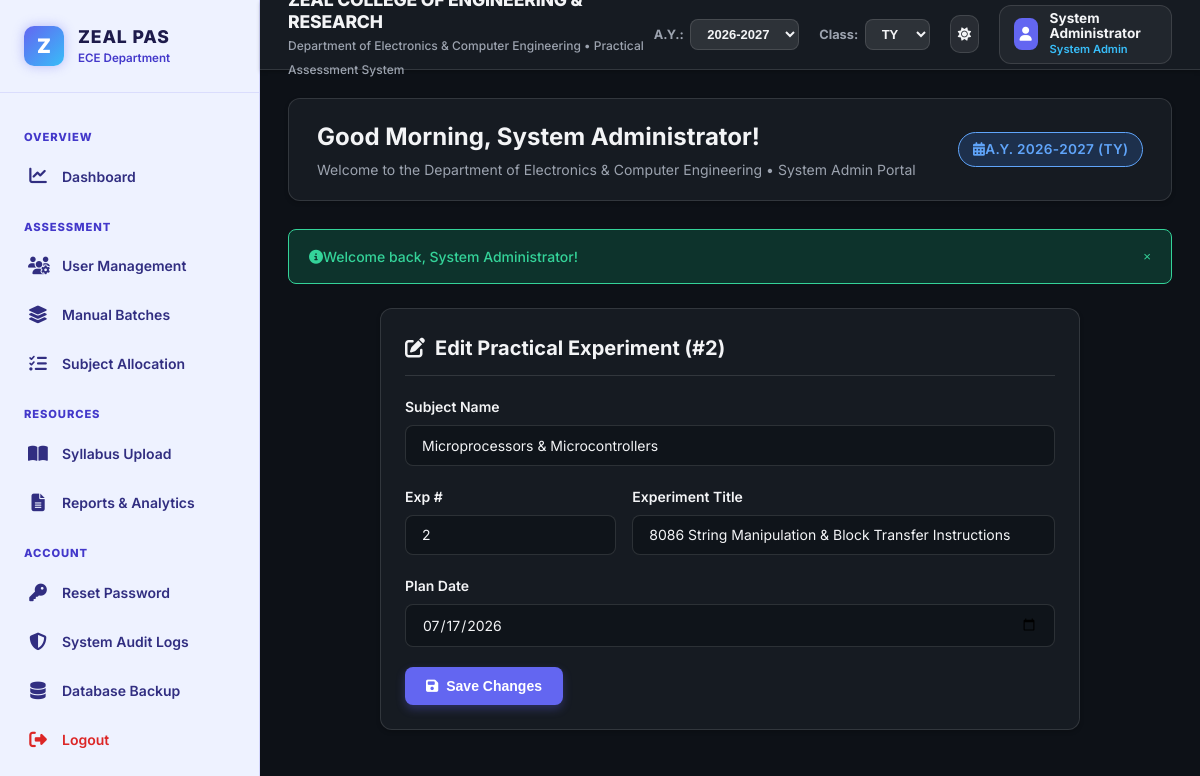
The page /modules/practical_management/edit_practical.php?id=2 (signed in) on the database its author committed.
### tables this page shows
CREATE TABLE `practicals` (
  `id` INT AUTO_INCREMENT PRIMARY KEY,
  `subject_name` VARCHAR(100) NOT NULL,
  `exp_no` INT NOT NULL,
  `title` VARCHAR(255) NOT NULL,
  `class` ENUM('FY', 'SY', 'TY', 'BY') NOT NULL DEFAULT 'TY',
  `division` VARCHAR(10) NOT NULL,
  `batch_id` INT NOT NULL,
  `faculty_id` INT NOT NULL,
  `scheduled_date` DATE NOT NULL,  
  `academic_year` VARCHAR(20) NOT NULL DEFAULT '2026-2027',
  `created_at` TIMESTAMP DEFAULT CURRENT_TIMESTAMP,
  CONSTRAINT `fk_pract_batch` FOREIGN KEY (`batch_id`) REFERENCES `batches` (`id`) ON DELETE CASCADE,
  CONSTRAINT `fk_pract_faculty` FOREIGN KEY (`faculty_id`) REFERENCES `users` (`id`) ON DELETE CASCADE,
  INDEX `idx_exp_subj` (`subject_name`, `exp_no`)
);

### config/database.php (called while the page is built, shortened)
<?php
function execute_prepared($conn, $sql, $types = "", $params = []) {
    $stmt = mysqli_prepare($conn, $sql);
    if (!empty($types) && !empty($params)) {
        mysqli_stmt_bind_param($stmt, $types, ...$params);
    }
    if (mysqli_stmt_execute($stmt)) {
        return $stmt;
    } else {
        error_log("Execute failed: " . mysqli_stmt_error($stmt));
        mysqli_stmt_close($stmt);
        return false;
    }
}
?>

### includes/functions.php (called while the page is built, shortened)
<?php
require_once __DIR__ . '/../config/database.php';
function sanitize($data) {
    return htmlspecialchars(trim($data ?? ''), ENT_QUOTES, 'UTF-8');
}
?>

### modules/practical_management/edit_practical.php (the view, shortened to what this page needs)
<?php
require_once __DIR__ . '/../../includes/header.php';
$edit_id = intval($_GET['id'] ?? 0);
$sql = "SELECT * FROM practicals WHERE id = ?";
$stmt = execute_prepared($conn, $sql, "i", [$edit_id]);
$target_pract = null;
if ($stmt) {
    $res = mysqli_stmt_get_result($stmt);
    $target_pract = mysqli_fetch_assoc($res);
}
?>
<div class="card" style="max-width: 700px; margin: 0 auto;">
  <div class="card-header">
    <h3 class="card-title"><i class="fas fa-edit text-primary me-2"></i> Edit Practical Experiment (#<?php echo $target_pract['id']; ?>)</h3>
  </div>
  <form method="POST" action="">
    <div class="form-group">
      <label for="subject_name" class="form-label">Subject Name</label>
      <input type="text" id="subject_name" name="subject_name" class="form-control" value="<?php echo sanitize($target_pract['subject_name']); ?>" required>
    </div>
    <div style="display: grid; grid-template-columns: 1fr 2fr; gap: 1rem;">
      <div class="form-group">
        <label for="exp_no" class="form-label">Exp #</label>
        <input type="number" id="exp_no" name="exp_no" class="form-control" value="<?php echo $target_pract['exp_no']; ?>" required>
      </div>
      <div class="form-group">
        <label for="title" class="form-label">Experiment Title</label>
        <input type="text" id="title" name="title" class="form-control" value="<?php echo sanitize($target_pract['title']); ?>" required>
      </div>
    </div>
    <div class="form-group">
      <label for="scheduled_date" class="form-label">Plan Date</label>
      <input type="date" id="scheduled_date" name="scheduled_date" class="form-control" value="<?php echo $target_pract['scheduled_date']; ?>" required>
    </div>
    <button type="submit" class="btn btn-primary">
      <i class="fas fa-save me-2"></i> Save Changes
    </button>
  </form>
</div>
<?php include __DIR__ . '/../../includes/footer.php'; ?>

### assets/css/style.css (style rules this page uses)
:root { --bg-primary: #0D1117; --bg-canvas: #161B22; --bg-card: #161B22; --bg-sidebar: #eef2ff; --sidebar-text: #312e81; --sidebar-text-active: #ffffff; --sidebar-hover: #e0e7ff; --sidebar-active-bg: #6366F1; --text-primary: #f3f4f6; --text-secondary: #9ca3af; --text-muted: #6b7280; --border-color: rgba(255, 255, 255, 0.12); --primary-color: #6366F1; --primary-hover: #4f46e5; --primary-light: rgba(99, 102, 241, 0.15); --accent-color: #38bdf8; --accent-hover: #0284c7; --status-success-bg: rgba(16, 185, 129, 0.2); --status-success-text: #34d399; --status-danger-bg: rgba(239, 68, 68, 0.2); --status-danger-text: #f87171; --status-warning-bg: rgba(245, 158, 11, 0.2); --status-warning-text: #fbbf24; --status-info-bg: rgba(59, 130, 246, 0.2); --status-info-text: #60a5fa; --shadow-sm: 0 2px 4px rgba(0, 0, 0, 0.2); --shadow-md: 0 4px 12px rgba(0, 0, 0, 0.3); --shadow-lg: 0 12px 24px rgba(0, 0, 0, 0.4); --shadow-glow: 0 0 12px rgba(99, 102, 241, 0.5); --radius-sm: 8px; --radius-md: 12px; --radius-lg: 20px; --font-family: 'Inter', system-ui, -apple-system, BlinkMacSystemFont, "Segoe UI", Roboto, sans-serif; }
* { margin: 0; padding: 0; box-sizing: border-box; }
body { font-family: var(--font-family); background-color: var(--bg-primary); color: var(--text-primary); line-height: 1.5; min-height: 100vh; display: flex; flex-direction: column; transition: background-color 0.3s ease, color 0.3s ease; }
.card { background: var(--bg-canvas); border-radius: var(--radius-md); border: 1px solid var(--border-color); box-shadow: var(--shadow-sm); padding: 1.5rem; margin-bottom: 1.5rem; transition: box-shadow 0.2s ease, border-color 0.2s ease; }
.card-header { display: flex; align-items: center; justify-content: space-between; margin-bottom: 1.25rem; padding-bottom: 0.75rem; border-bottom: 1px solid var(--border-color); }
.card-title { font-size: 1.25rem; font-weight: 700; color: var(--text-primary); display: flex; align-items: center; gap: 0.625rem; }
.form-group { margin-bottom: 1.25rem; }
.form-label { display: block; font-size: 0.875rem; font-weight: 600; color: var(--text-primary); margin-bottom: 0.5rem; }
.form-control, .form-select { width: 100%; padding: 0.675rem 1rem; font-size: 0.875rem; font-family: inherit; color: var(--text-primary); background-color: rgba(13, 17, 23, 0.6); border: 1px solid var(--border-color); border-radius: var(--radius-sm); outline: none; transition: border-color 0.2s ease, box-shadow 0.2s ease; }
.btn { display: inline-flex; align-items: center; gap: 0.5rem; padding: 0.625rem 1.25rem; font-size: 0.875rem; font-weight: 600; border-radius: var(--radius-sm); border: 1px solid transparent; cursor: pointer; transition: all 0.2s ease; white-space: nowrap; }
.btn-primary { background-color: var(--primary-color); color: #ffffff; box-shadow: 0 4px 10px rgba(99, 102, 241, 0.3); }

### rows shown on the page
practicals: id "2", subject_name "Microprocessors & Microcontrollers", exp_no "2", title "8086 String Manipulation & Block Transfer Instructions", scheduled_date "07/17/2026"

### other values the page prints
DEPARTMENT_NAME "Department of Electronics & Computer Engineering"
APP_NAME "Practical Assessment System"
$logged_user['full_name'] "System Administrator"
get_role_label($logged_user['role'] ?? '') "System Admin"
get_time_greeting() "Good Morning"
$user['full_name'] "System Administrator"
get_role_label($user['role'] ?? '') "System Admin"
$_SESSION['academic_year'] "2026-2027"
$_SESSION['class_filter'] "TY"
$flash['message'] "Welcome back, System Administrator!"
form field value "2026-2027"
form field value "TY"
